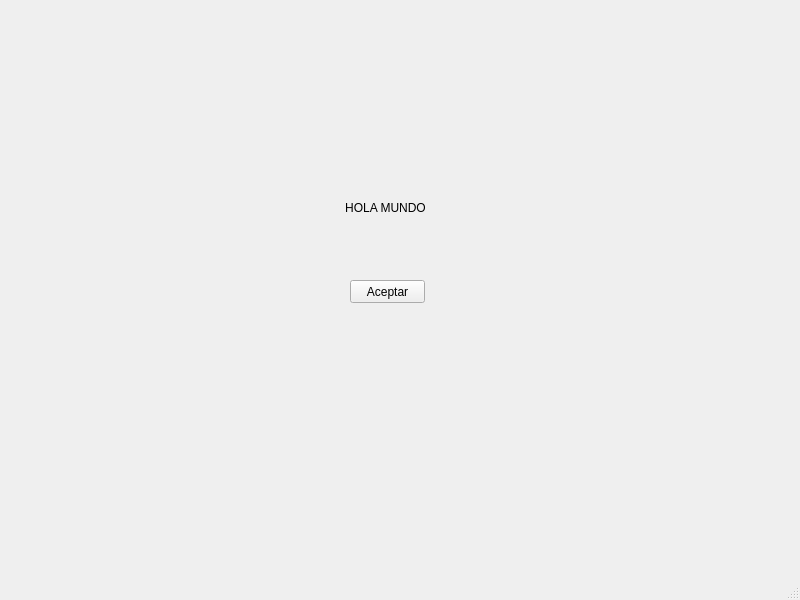
<?xml version="1.0" encoding="UTF-8"?>
<ui version="4.0">
 <class>MainWindow</class>
 <widget class="QMainWindow" name="MainWindow">
  <property name="geometry">
   <rect>
    <x>0</x>
    <y>0</y>
    <width>800</width>
    <height>600</height>
   </rect>
  </property>
  <property name="windowTitle">
   <string>MainWindow</string>
  </property>
  <widget class="QWidget" name="centralwidget">
   <widget class="QPushButton" name="btnAceptar">
    <property name="geometry">
     <rect>
      <x>350</x>
      <y>280</y>
      <width>75</width>
      <height>23</height>
     </rect>
    </property>
    <property name="text">
     <string>Aceptar</string>
    </property>
   </widget>
   <widget class="QLabel" name="lblHola">
    <property name="geometry">
     <rect>
      <x>320</x>
      <y>200</y>
      <width>131</width>
      <height>16</height>
     </rect>
    </property>
    <property name="text">
     <string>HOLA MUNDO</string>
    </property>
    <property name="alignment">
     <set>Qt::AlignCenter</set>
    </property>
   </widget>
  </widget>
  <widget class="QMenuBar" name="menubar">
   <property name="geometry">
    <rect>
     <x>0</x>
     <y>0</y>
     <width>800</width>
     <height>21</height>
    </rect>
   </property>
  </widget>
  <widget class="QStatusBar" name="statusbar"/>
 </widget>
 <resources/>
 <connections/>
</ui>
